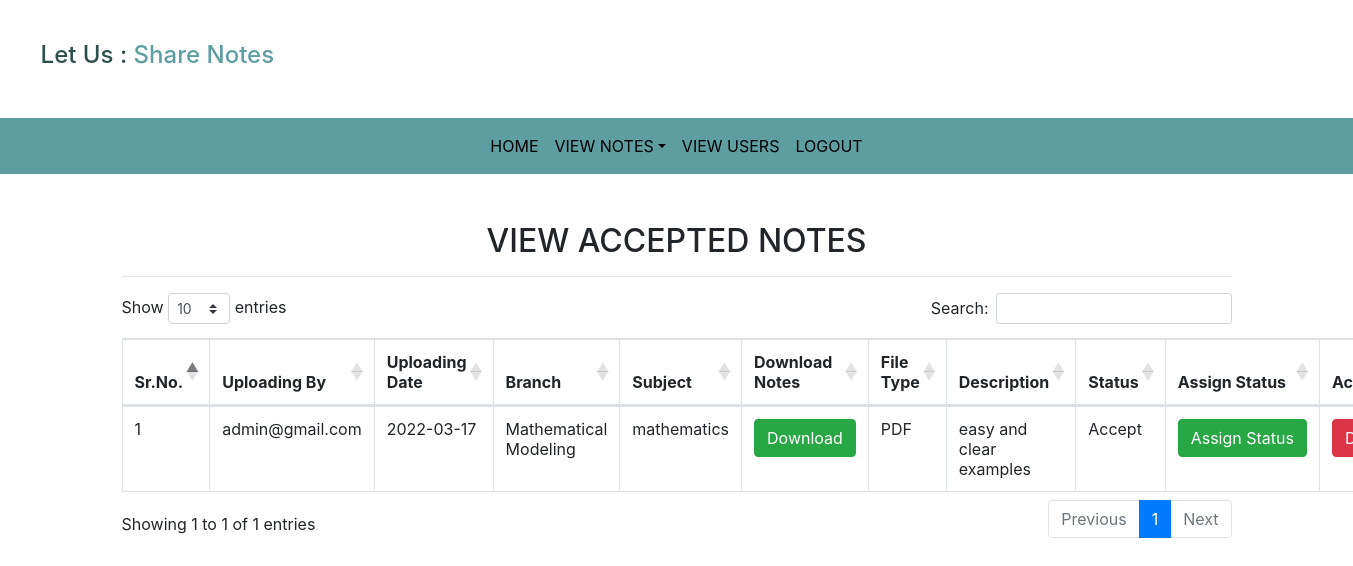
Screenshot of /accepted_notes (signed in) with the database file from the repository.
### Notes/models.py (models this page shows, shortened)
class Notes(models.Model):
    user=models.ForeignKey(User,on_delete=models.CASCADE)
    uploadingdate=models.CharField(max_length=30)
    branch=models.CharField(max_length=30)
    subject=models.CharField(max_length=30)
    notesfile=models.FileField(null=True)
    filetype=models.CharField(max_length=30)
    description=models.CharField(max_length=200, null=True)
    status=models.CharField(max_length=15,)

### Notes/views.py (the view)
# urls.py: path('accepted_notes',accepted_notes,name='accepted_notes'),
def accepted_notes(request):
    if not request.user.is_authenticated:
        return redirect('login_admin')
    notes=Notes.objects.filter(status="Accept")
    d={'notes':notes}
    return render(request,'accepted_notes.html',d)

### Notes/templates/accepted_notes.html (shortened to what this page needs)
{% extends 'admin_nav.html' %}
{% load static %}
{% block body %}
<link rel="stylesheet" href="https://cdnjs.cloudflare.com/ajax/libs/twitter-bootstrap/4.5.2/css/bootstrap.css">
<link rel="stylesheet" href="https://cdn.datatables.net/1.11.5/css/dataTables.bootstrap4.min.css">
<div class="container mt-5" xmlns="http://www.w3.org/1999/html">
    <h2 class="text-center">VIEW ACCEPTED NOTES</h2>
        <HR>
    <table class="table table-bordered" id="example">
    <thead>
    <tr>
        <th>Sr.No.</th>
        <th>Uploading By</th>
        <th>Uploading Date</th>
        <th>Branch</th>
        <th>Subject</th>
        <th>Download Notes</th>
        <th>File Type</th>
        <th>Description</th>
        <th>Status</th>
        <th>Assign Status</th>
        <th>Action</th>
    </tr>
    <thead>
    <tbody>
    {% for i in notes %}
    <tr>
        <td>{{forloop.counter}}</td>
        <td>{{i.user.username}}</td>
        <td>{{i.uploadingdate}}</td>
        <td>{{i.branch}}</td>
        <td>{{i.subject}}</td>
        <td><a href="{{i.notesfile.url}}" class="btn btn-success" download>Download</a></td>
        <td>{{i.filetype}}</td>
        <td>{{i.description}}</td>
        <td>{{i.status}}</td>
        <td><a href="{% url 'assign_status' i.id %}" class="btn btn-success">Assign&nbsp;Status</a></td>
        <td><a href="{% url 'delete_notes' i.id %}" class="btn btn-danger" onclick="return confirm('Are you Sure?')">Delete</a></td>
    </tr>
    {% endfor %}
    </tbody>
    </table>
</div>
{% endblock %}

### rows the page displays
Notes: user.username "admin@gmail.com", uploadingdate "2022-03-17", branch "Mathematical Modeling", subject "mathematics", filetype "PDF", description "easy and clear examples", status "Accept"
